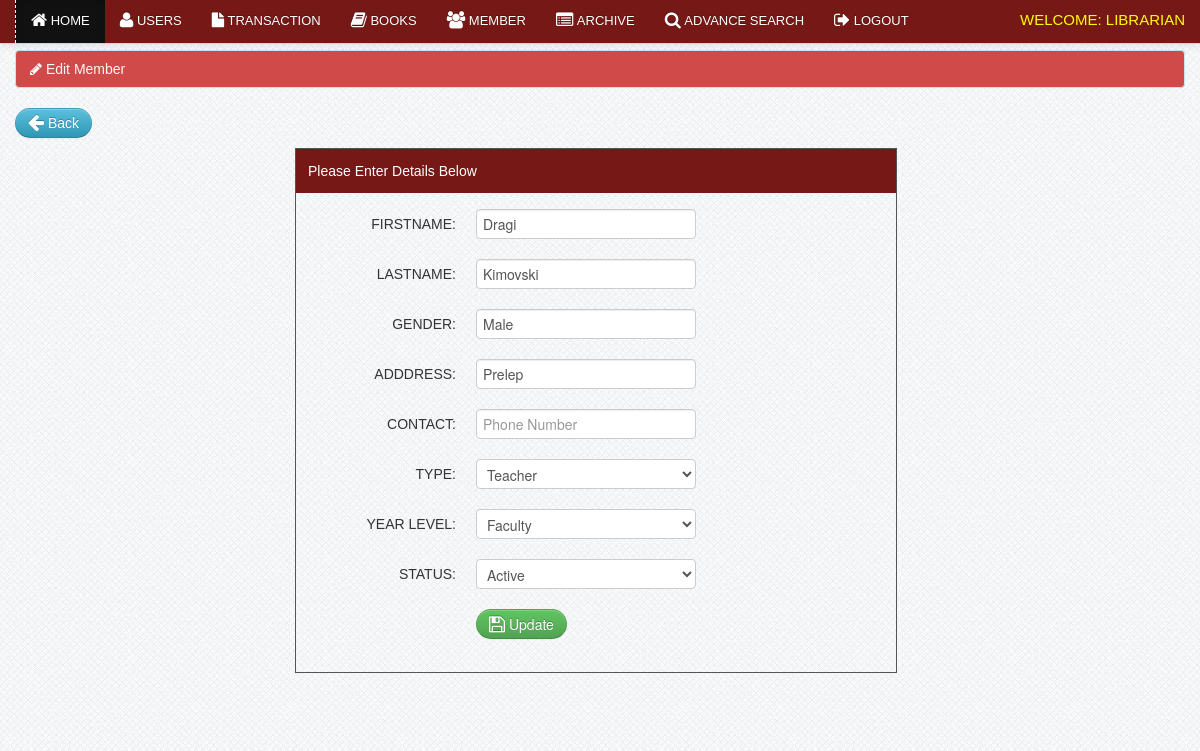
The page /librarian/edit_member.php?id=52 (signed in) on the database its author committed.
### tables this page shows
CREATE TABLE IF NOT EXISTS `member` (
`member_id` int(11) NOT NULL,
  `firstname` varchar(100) NOT NULL,
  `lastname` varchar(100) NOT NULL,
  `gender` varchar(10) NOT NULL,
  `address` varchar(100) NOT NULL,
  `contact` varchar(100) NOT NULL,
  `type` varchar(100) NOT NULL,
  `year_level` varchar(100) NOT NULL,
  `status` varchar(100) NOT NULL
);

### librarian/edit_member.php (the view, shortened to what this page needs)
<?php include('header.php'); ?>
<?php include('navbar_dashboard.php'); ?>
<?php $get_id = $_GET['id']; ?>
    <div class="container">
		<div class="margin-top">
			<div class="row">
			<div class="span12">
		<?php
		$query=mysql_query("select * from member where member_id='$get_id'")or die(mysql_error());
		$row=mysql_fetch_array($query);
		?>
             <div class="alert alert-info"><i class="icon-pencil"></i>&nbsp;Edit Member</div>
			<p><a class="btn btn-info" href="member.php"><i class="icon-arrow-left icon-large"></i>&nbsp;Back</a></p>
	<div class="addstudent">
	<div class="details">Please Enter Details Below</div>
	<form class="form-horizontal" method="POST" action="update_member.php" enctype="multipart/form-data">
		<div class="control-group">
			<label class="control-label" for="inputEmail">Firstname:</label>
			<div class="controls">
			<input type="text" id="inputEmail" name="firstname" value="<?php echo $row['firstname']; ?>" placeholder="Firstname" required>
			</div>
		</div>
		<div class="control-group">
			<label class="control-label" for="inputPassword">Lastname:</label>
			<div class="controls">
			<input type="text" id="inputPassword" name="lastname" value="<?php echo $row['lastname']; ?>" placeholder="Lastname" required>
			</div>
		</div>
		<div class="control-group">
			<label class="control-label" for="inputPassword">Gender:</label>
			<div class="controls">
			<input type="text" id="inputPassword" name="gender" value="<?php echo $row['gender']; ?>" placeholder="Gender" required>
			</div>
		</div>
		<div class="control-group">
			<label class="control-label" for="inputPassword">Adddress:</label>
			<div class="controls">
			<input type="text" id="inputPassword" name="address" value="<?php echo $row['address']; ?>" placeholder="Address" required>
			</div>
		</div>
		<div class="control-group">
			<label class="control-label" for="inputPassword">Contact:</label>
			<div class="controls">
			<input type='tel' pattern="[0-9]{11,11}" class="search" name="contact"  placeholder="Phone Number"  autocomplete="off"  maxlength="11" >
			</div>
		</div>
		<div class="control-group">
			<label class="control-label" for="inputPassword">Type:</label>
			<div class="controls">
			<select name="type" required>
									<option><?php echo $row['type']; ?></option>
				</select>
			</div>
		</div>
		<div class="control-group">
			<label class="control-label" for="inputPassword">Year Level:</label>
			<div class="controls">
				<select name="year_level" required>
									<option><?php echo $row['year_level']; ?></option>
				</select>
			</div>
		</div>
				<div class="control-group">
			<label class="control-label" for="inputPassword">Status:</label>
			<div class="controls">
				<select name="status" required>
									<option><?php  echo $row['status']; ?></option>
				</select>
			</div>
		</div>
		<div class="control-group">
			<div class="controls">
			<button name="submit" type="submit" class="btn btn-success"><i class="icon-save icon-large"></i>&nbsp;Update</button>
			</div>
		</div>
    </form>
			</div>
			</div>
			</div>
		</div>
    </div>
<?php include('footer.php') ?>

### css/docs.css (style rules this page uses)
body { font-family:'TR Century Gothic',Helvetica,Arial,sans-serif !important; }
.btn { border-radius: 25px !important; }
.alert { text-shadow: none; }
.addstudent { border: 1px solid #555555; margin-bottom: 50px; margin-left: 280px; padding-bottom: 13px; width: 600px; }
.details { background: none repeat scroll 0 0 #751816; color: #FFFFFF; margin-bottom: 16px; padding: 12px; }
.form-horizontal .control-label { float: left; padding-top: 5px; text-align: right; width: 160px; text-transform:uppercase; }
.margin-top { margin-top:50px; }
body { background: url(../img/grid_noise.png); position: relative; }

### css/print.css (style rules this page uses)
.btn { display:none; }
.alert { display:none; }
body { font-family:arial; font-size:13px; }

### rows shown on the page
member: firstname "Dragi", lastname "Kimovski", gender "Male", address "Prelep", type "Teacher", year_level "Faculty", status "Active"
